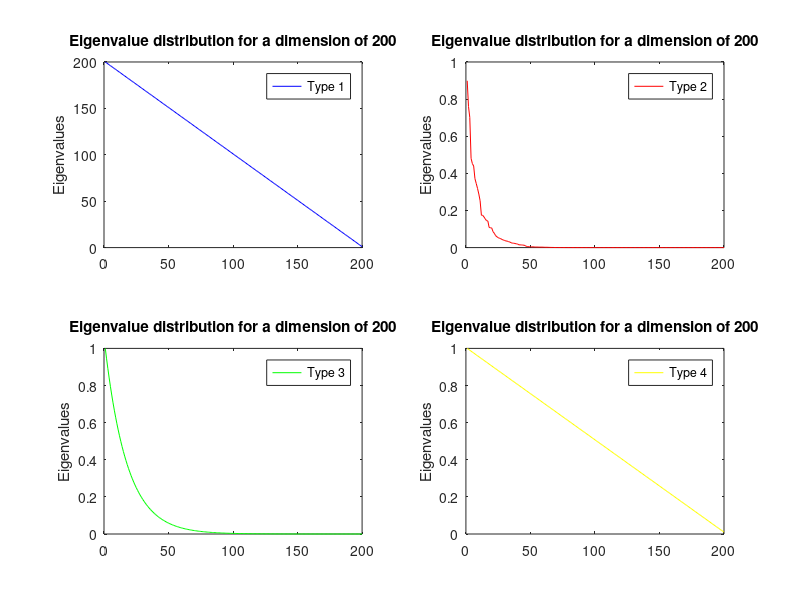

This chart was generated by the following MATLAB code:
clear all;
close all;

% Chargement données
data_type1 = fscanf(fopen('spectre_size200_type1.txt'),'%f');
data_type2 = fscanf(fopen('spectre_size200_type2.txt'),'%f');
data_type3 = fscanf(fopen('spectre_size200_type3.txt'),'%f');
data_type4 = fscanf(fopen('spectre_size200_type4.txt'),'%f');

% Tracé de la figure comparative 
% Création de la figure
figure

% Tracé du premier graphique
subplot(2,2,1)
plot(data_type1,'b')
ylabel('Eigenvalues')
legend('Type 1')
title('Eigenvalue distribution for a dimension of 200');

% Tracé du deuxième graphique
subplot(2,2,2)
plot(data_type2,'r')
ylabel('Eigenvalues')
legend('Type 2')
title('Eigenvalue distribution for a dimension of 200');

% Tracé du troisième graphique
subplot(2,2,3)
plot(data_type3,'g')
ylabel('Eigenvalues')
legend('Type 3')
title('Eigenvalue distribution for a dimension of 200');

% Tracé du quatrième graphique
subplot(2,2,4)
plot(data_type4,'y')
ylabel('Eigenvalues')
legend('Type 4')
title('Eigenvalue distribution for a dimension of 200');
